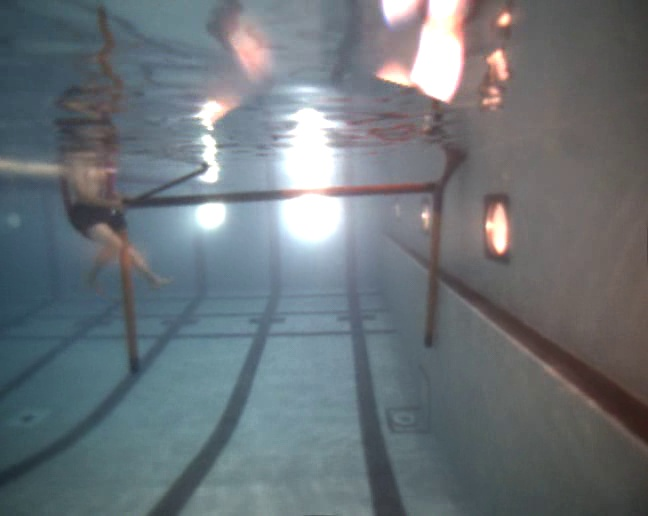
#> input picture gate_vision/gate1_avi_232.jpg, 648 x 516 px
$ python middleLine.py
#> lines starting #> are read from the running program, lines starting #| are printed output that depends on the picture; after the words box and inside, x2 and y2 are one past the last pixel; in counts of white or black regions, pixels touching at a corner belong together
### gate_vision/grip.py
import cv2
import numpy
import math
from enum import Enum

class ProcessGate:
    """
    An OpenCV pipeline generated by GRIP.
    """

    def __init__(self):
        """initializes all values to presets or None if need to be set
        """


        self.find_lines_output = None

        self.__filter_lines_lines = self.find_lines_output
        self.__filter_lines_min_length = 40.0
        self.__filter_lines_angle = [0.0, 360.0]

        self.filter_lines_output = None


    def process(self, source0,theta):
        """
        Runs the pipeline and sets all outputs to new values.
        """
        # Step Find_Lines0:
        self.__filter_lines_angle = [theta-20, theta+20]

        self.__find_lines_input = source0
        (self.find_lines_output) = self.__find_lines(self.__find_lines_input)

        # Step Filter_Lines0:
        self.__filter_lines_lines = self.find_lines_output
        (self.filter_lines_output) = self.__filter_lines(self.__filter_lines_lines, self.__filter_lines_min_length, self.__filter_lines_angle)


    class Line:

        def __init__(self, x1, y1, x2, y2):
            self.x1 = x1
            self.y1 = y1
            self.x2 = x2
            self.y2 = y2

        def length(self):
            return numpy.sqrt(pow(self.x2 - self.x1, 2) + pow(self.y2 - self.y1, 2))

        def angle(self):
            return math.degrees(math.atan2(self.y2 - self.y1, self.x2 - self.x1))
    @staticmethod
    def __find_lines(input):
        """Finds all line segments in an image.
        Args:
            input: A numpy.ndarray.
        Returns:
            A filtered list of Lines.
        """
        detector = cv2.createLineSegmentDetector()
        if (len(input.shape) == 2 or input.shape[2] == 1):
            lines = detector.detect(input)
        else:
            tmp = cv2.cvtColor(input, cv2.COLOR_BGR2GRAY)
            lines = detector.detect(tmp)
        output = []
        if len(lines) != 0:
            for i in range(1, len(lines[0])):
                tmp = ProcessGate.Line(lines[0][i, 0][0], lines[0][i, 0][1],
                                lines[0][i, 0][2], lines[0][i, 0][3])
                output.append(tmp)
        return output

    @staticmethod
    def __filter_lines(inputs, min_length, angle):
        """Filters out lines that do not meet certain criteria.
        Args:
            inputs: A list of Lines.
            min_Lenght: The minimum lenght that will be kept.
            angle: The minimum and maximum angles in degrees as a list of two numbers.
        Returns:
            A filtered list of Lines.
        """
        outputs = []
        for line in inputs:
            if (line.length() > min_length):
                if ((line.angle() >= angle[0] and line.angle() <= angle[1]) or
                        (line.angle() + 180.0 >= angle[0] and line.angle() + 180.0 <= angle[1])):
                    outputs.append(line)
        return outputs

### gate_vision/middleLine.py
import cv2
import numpy as np
from grip import ProcessGate
def createMask(image,x,y,w,h):
    mask = np.zeros_like(image)
    mask[y:y + h, x:x + w] = 255
    return mask

print("hello")
image = cv2.imread('gate1_avi_232.jpg')
#> image is the input picture: shape (516, 648, 3); mean B, G, R 121, 115.7, 107.6
mask = createMask(image,100,190,350,180)
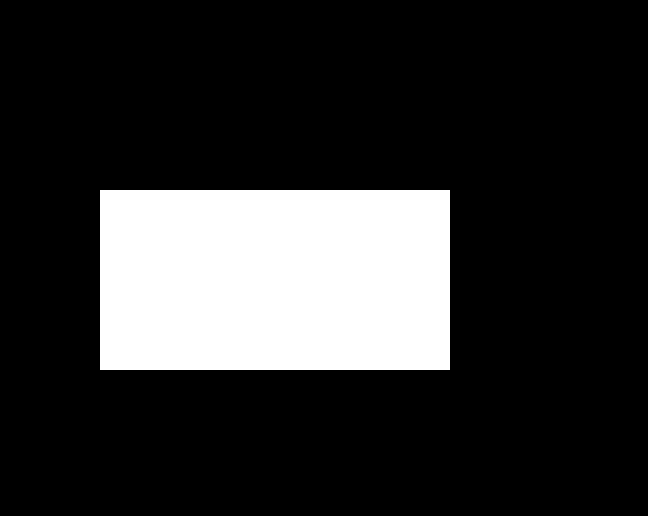
#> mask: shape (516, 648, 3); 18.8% white; 1 white region, box (x1, y1, x2, y2) and area: (100, 190, 450, 370) 63000
res = cv2.bitwise_and(image, mask)
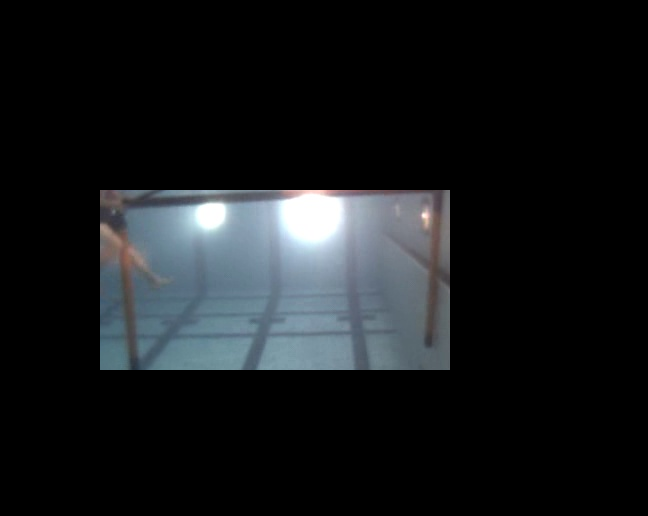
#> res: shape (516, 648, 3); mean B, G, R 27.2, 25.1, 22.2
filtered_gate = ProcessGate()
filtered_gate.process(res,90)
#> in __find_lines, `tmp = cv2.cvtColor(input, cv2.COLOR_BGR2GRAY)`:
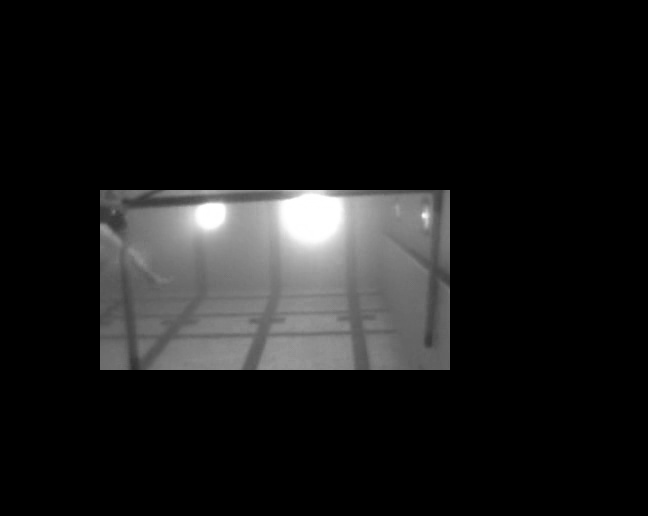
#> tmp: shape (516, 648); min 0, max 255, mean 24.5
#> the loop in __find_lines, `for i in range(1, len(lines[0])):` made 90 passes
#> after the loop in __find_lines, `for i in range(1, len(lines[0])):`: output = 90 items
#> after the loop in __filter_lines, `for line in inputs:`: outputs = 3 items
lines = filtered_gate.filter_lines_output
#> lines = 3 items
#> (the run stopped early here; a loop or call above may not have finished)
